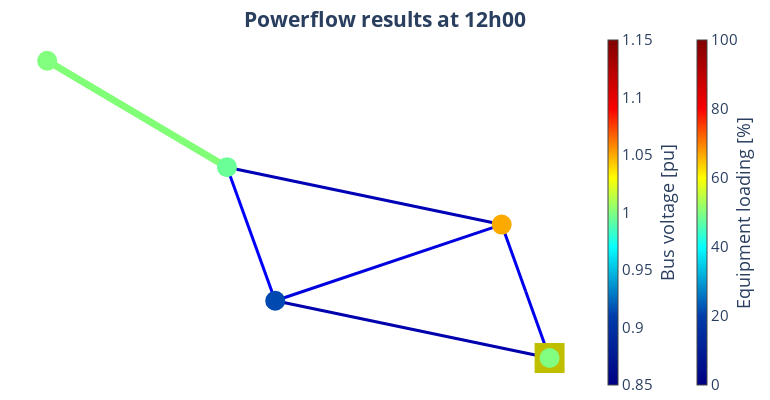

This figure's notebook cell:
### Code cell
for plot_time in [time(hour=12), time(hour=20)]:

    pp_plot.plot_timestamps_powerflow_result(
        net=net_ExPF1_Pb1,
        filename="sim_result_" + pp_plot._time_to_str(plot_time),
        plot_time=plot_time,
    )
    print()

### Figure 1 — Plotly figure (JSON) as saved in the notebook; plotly's stock layout.template omitted (floating-point values rounded to 4 significant figures)
{"data": [{"hoverinfo": "text", "legendgroup": "Transformers", "line": {"color": "rgb(128.2258064516129,255.0,118.5483870967742)", "width": 7}, "mode": "lines", "name": "Transformers", "showlegend": true, "text": "Transfo T1<br>Loading: 50.5 %", "type": "scatter", "x": [0.04411, -0.1847, -0.4134], "y": [0.293, 0.5964, 0.8997]}, {"hoverinfo": "text", "legendgroup": "Transformers", "marker": {"color": "rgb(128.2258064516129,255.0,118.5483870967742)", "size": 1, "symbol": "circle"}, "mode": "markers", "name": "edge_center", "showlegend": false, "text": ["Transfo T1<br>Loading: 50.5 %"], "type": "scatter", "x": [-0.1847], "y": [0.5964]}, {"hoverinfo": "text", "legendgroup": "lines", "line": {"color": "rgb(0.0,0.0,236.59090909090907)", "width": 3}, "mode": "lines", "name": "lines", "showlegend": true, "text": "Line A<br>Loading: 9.5 %", "type": "scatter", "x": [0.8647, 0.8038, 0.7429], "y": [-0.7953, -0.4149, -0.03449]}, {"hoverinfo": "text", "legendgroup": "lines", "line": {"color": "rgb(0.0,0.0,222.95454545454544)", "width": 3}, "mode": "lines", "name": "lines", "showlegend": false, "text": "Line B<br>Loading: 8.3 %", "type": "scatter", "x": [0.7429, 0.4548, 0.1668], "y": [-0.03449, -0.2517, -0.4689]}, {"hoverinfo": "text", "legendgroup": "lines", "line": {"color": "rgb(0.0,0.0,172.95454545454544)", "width": 3}, "mode": "lines", "name": "lines", "showlegend": false, "text": "Line C<br>Loading: 4.0 %", "type": "scatter", "x": [0.8647, 0.5157, 0.1668], "y": [-0.7953, -0.6321, -0.4689]}, {"hoverinfo": "text", "legendgroup": "lines", "line": {"color": "rgb(0.0,0.0,250.22727272727272)", "width": 3}, "mode": "lines", "name": "lines", "showlegend": false, "text": "Line D<br>Loading: 10.9 %", "type": "scatter", "x": [0.1668, 0.1054, 0.04411], "y": [-0.4689, -0.08796, 0.293]}, {"hoverinfo": "text", "legendgroup": "lines", "line": {"color": "rgb(0.0,0.0,182.04545454545453)", "width": 3}, "mode": "lines", "name": "lines", "showlegend": false, "text": "Line E<br>Loading: 4.7 %", "type": "scatter", "x": [0.7429, 0.3935, 0.04411], "y": [-0.03449, 0.1292, 0.293]}, {"marker": {"cmax": 100, "cmin": 0, "color": "rgb(255,255,255)", "colorbar": {"thickness": 10, "title": {"side": "right", "text": "Equipment loading [%]"}, "x": 1.15}, "colorscale": [[0, "rgb(0,0,131)"], [0.2, "rgb(0,60,170)"], [0.4, "rgb(5,255,255)"], [0.6, "rgb(255,255,0)"], [0.8, "rgb(250,0,0)"], [1, "rgb(128,0,0)"]], "opacity": 0, "size": 0}, "mode": "markers", "type": "scatter", "x": [0.8647], "y": [-0.7953]}, {"hoverinfo": "text", "legendgroup": "lines", "marker": {"color": "rgb(128, 128, 128)", "size": 1, "symbol": "circle"}, "mode": "markers", "name": "edge_center", "showlegend": false, "text": ["Line A<br>Loading: 9.5 %", "Line B<br>Loading: 8.3 %", "Line C<br>Loading: 4.0 %", "Line D<br>Loading: 10.9 %", "Line E<br>Loading: 4.7 %"], "type": "scatter", "x": [0.8038], "y": [-0.4149]}, {"hoverinfo": "text", "marker": {"color": "rgb(191, 191, 0)", "size": 30, "symbol": "square"}, "mode": "markers", "name": "Ext grid", "text": ["Gen 1"], "type": "scatter", "x": [0.8647], "y": [-0.7953]}, {"hoverinfo": "text", "marker": {"cmax": 1.15, "cmin": 0.85, "color": [1, 1.05, 0.914, 0.9945, 1.0], "colorbar": {"thickness": 10, "title": {"side": "right", "text": "Bus voltage [pu]"}, "x": 1}, "colorscale": [[0, "rgb(0,0,131)"], [0.2, "rgb(0,60,170)"], [0.4, "rgb(5,255,255)"], [0.6, "rgb(255,255,0)"], [0.8, "rgb(250,0,0)"], [1, "rgb(128,0,0)"]], "size": 20, "symbol": "circle"}, "mode": "markers", "name": "buses", "text": ["Bus 1<br>V: 1.0 pu", "Bus 2<br>V: 1.05 pu", "Bus 3<br>V: 0.914 pu", "Bus 4<br>V: 0.994 pu", "Bus 5<br>V: 1.0 pu"], "type": "scatter", "x": [0.8647, 0.7429, 0.1668, 0.04411, -0.4134], "y": [-0.7953, -0.03449, -0.4689, 0.293, 0.8997]}], "layout": {"font": {"size": 15}, "height": 400, "hovermode": "closest", "legend": {"font": {"size": 12}, "itemsizing": "constant"}, "margin": {"b": 5, "l": 5, "r": 5, "t": 30}, "paper_bgcolor": "white", "plot_bgcolor": "white", "showlegend": false, "title": {"text": "<b>Powerflow results at 12h00<b>", "x": 0.5, "xanchor": "center", "y": 0.97, "yanchor": "top"}, "width": 770, "xaxis": {"showgrid": false, "showticklabels": false, "tickfont": {"family": "Arial Black", "size": 12}, "title": {"font": {"size": 12}}, "zeroline": false}, "yaxis": {"showgrid": false, "showticklabels": false, "tickfont": {"family": "Arial Black", "size": 12}, "title": {"font": {"size": 12}}, "zeroline": false}}}
